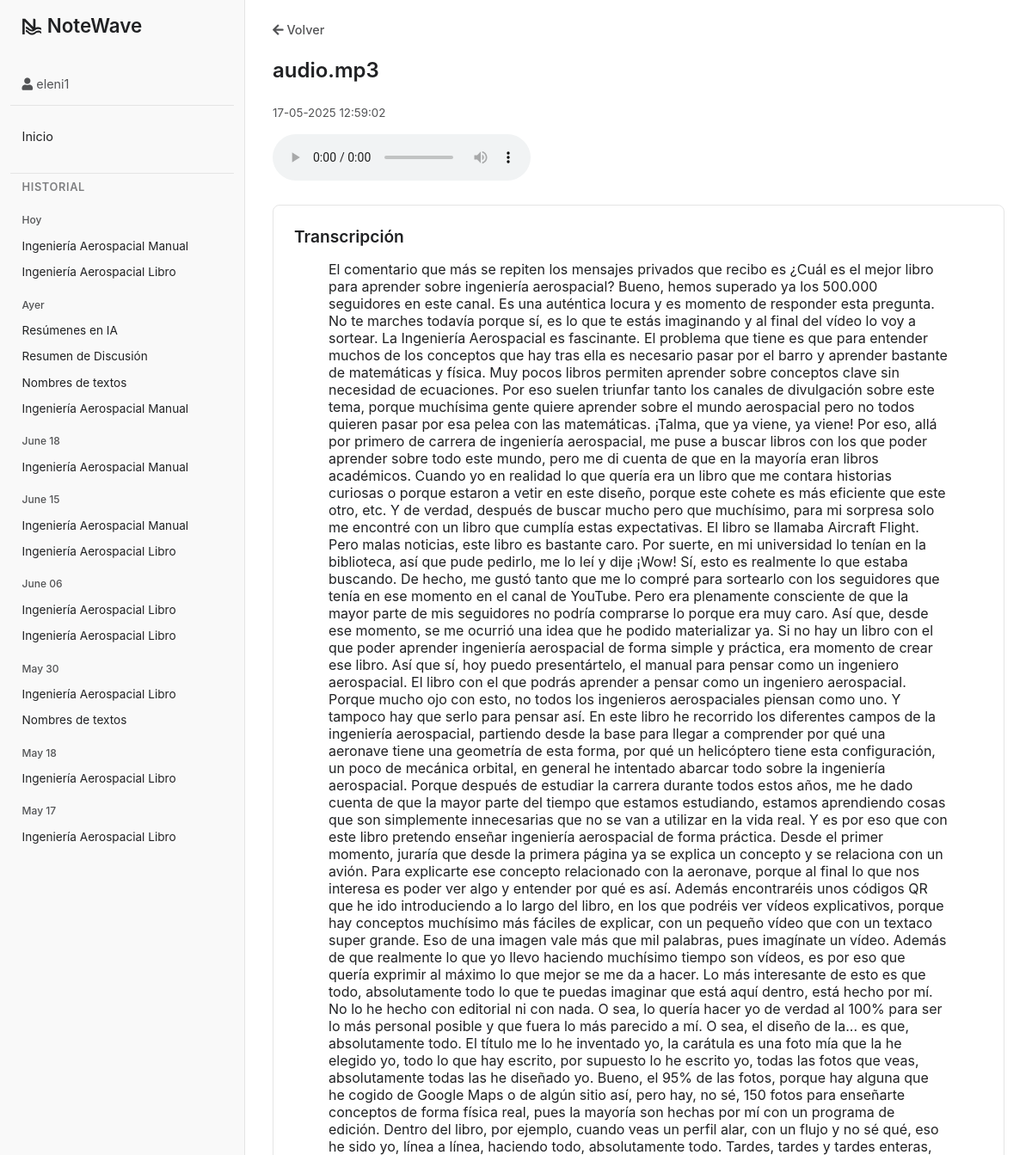
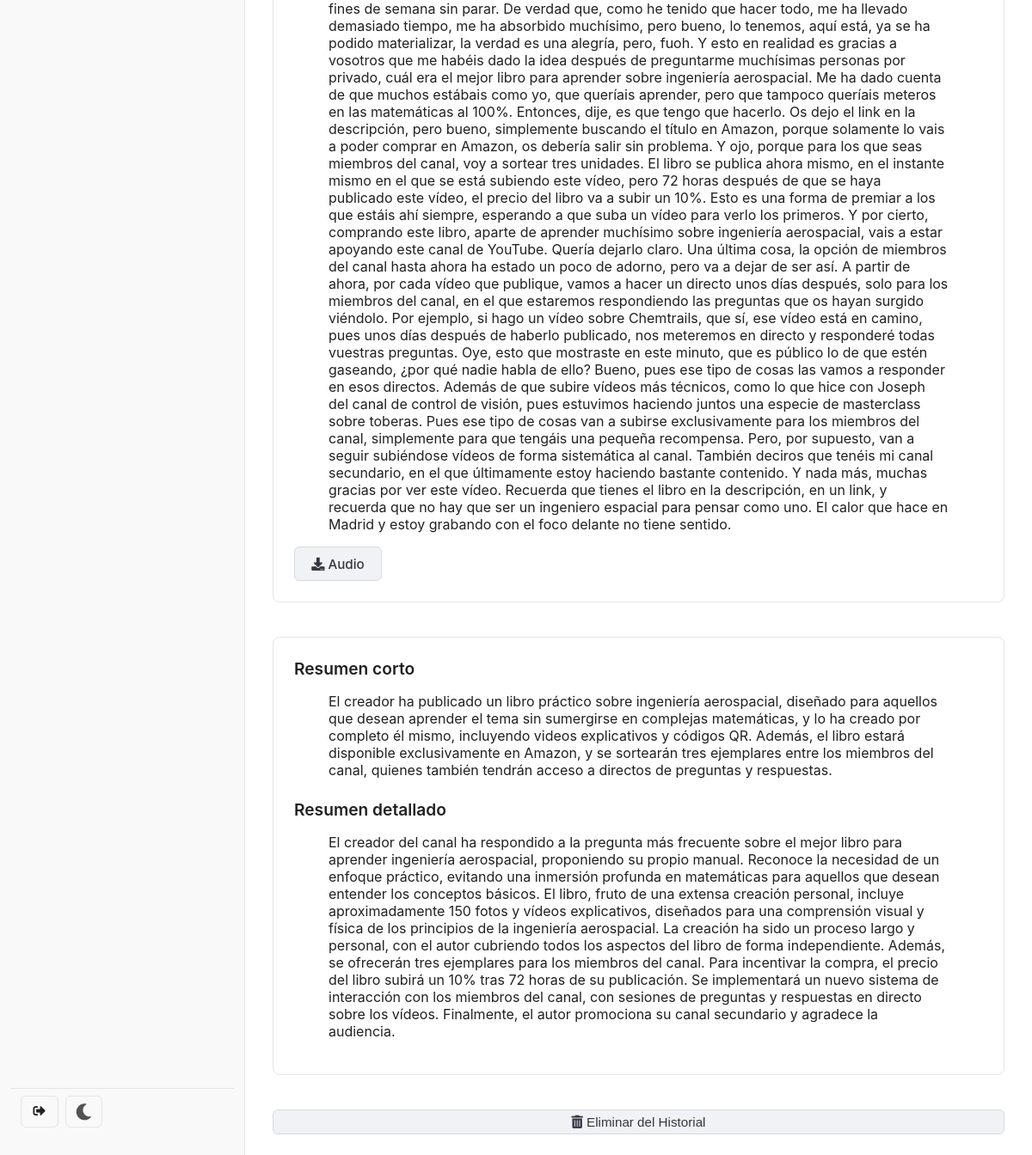
Page /history/26b0e722-ea5d-46cf-b6fd-9d5aa8053865 (signed in) on the committed database (2 pictures, top to bottom).
### app/models.py (models this page shows, shortened)
class User(db.Model, UserMixin):
    id            = db.Column(db.Integer, primary_key=True)
    username      = db.Column(db.String(80), unique=True, nullable=False)
    _password     = db.Column("password", db.String(128), nullable=False)
    created_at    = db.Column(db.DateTime, default=dt.datetime.utcnow)
    histories     = db.relationship("History", backref="owner", lazy=True,
                                    cascade="all, delete-orphan")
    @property
    def password(self): raise AttributeError("password is write-only")
    @password.setter
    def password(self, raw):
        self._password = bcrypt.generate_password_hash(raw).decode()

class History(db.Model):
    id            = db.Column(db.String(36), primary_key=True, default=lambda: str(uuid.uuid4()))
    timestamp     = db.Column(db.DateTime, default=dt.datetime.utcnow, index=True)
    filename      = db.Column(db.String(255))
    display_name  = db.Column(db.String(255))
    audio_path    = db.Column(db.String(255))
    audio_mime    = db.Column(db.String(40))
    transcription = db.Column(db.Text)
    summary_short = db.Column(db.Text)
    summary_long  = db.Column(db.Text)
    user_id       = db.Column(db.Integer, db.ForeignKey("user.id"), nullable=False)

### app/main/routes.py (the view)
@main_bp.route("/history/<history_id>")
@login_required
def history_detail(history_id):
    h = History.query.filter_by(id=history_id, owner=current_user).first_or_404()
    return render_template("history_detail.html", h=h)

### app/models.py (called while the page is built)
@login_manager.user_loader
def load_user(user_id):
    return User.query.get(int(user_id))

### app/templates/history_detail.html (shortened to what this page needs)
{% extends "base.html" %}
{% block content %}
  <a id="link-back" href="{{ url_for('main.dashboard') }}" class="back"><i class="fas fa-arrow-left"></i> Volver</a>
  <h2>{{ h.filename }}</h2>
  <p class="history-detail-date"><small>{{ h.timestamp.strftime("%d-%m-%Y %H:%M:%S") }}</small></p>
  <audio controls src="{{ url_for('main.download', filename=h.audio_path) }}"></audio>
  <div class="transcription">
    <h3>Transcripción</h3>
    <blockquote>{{ h.transcription }}</blockquote>
    <a id="btn-audio-download" class="btn" href="{{ url_for('main.download', filename=h.audio_path) }}"><i class="fas fa-download"></i> Audio</a>
  </div>
  <div class="summaries">
    <h3>Resumen corto</h3>
    <blockquote>{{ h.summary_short }}</blockquote>
    <h3>Resumen detallado</h3>
    <blockquote>{{ h.summary_long|safe }}</blockquote>
  </div>
  <form method="POST" action="{{ url_for('main.delete_history', history_id=h.id) }}" onsubmit="return confirm('¿Estás seguro de que quieres eliminar este elemento del historial?');" style="margin-top: 20px;">
    <button id="btn-delete-history" type="submit" class="btn btn-delete-history"><i class="fas fa-trash-alt"></i>  Eliminar del Historial</button>
  </form>
{% endblock %}

### app/templates/base.html (shortened to what this page needs)
<!DOCTYPE html><html lang="es">
<head>
  <link rel="stylesheet" href="https://cdnjs.cloudflare.com/ajax/libs/font-awesome/5.15.4/css/all.min.css">
  <link href="{{ url_for('static', filename='css/styles.css') }}" rel="stylesheet"/>
  <link href="{{ url_for('static', filename='css/loader.css') }}" rel="stylesheet"/>
</head>
<body class="{{ body_class if body_class else '' }}">
  <div class="sidebar">
    <div>
        <h1 class="logo">NoteWave</h1>
        {% if current_user.is_authenticated %}
          <p class="user"><i class="fas fa-user"></i> {{ current_user.username }}</p>
          <nav>
            <a href="{{ url_for('main.dashboard') }}" class="{% if request.endpoint == 'main.dashboard' %}active{% endif %}">Inicio</a>
          </nav>
          {% if histories_by_day %}
            <div class="sidebar-history">
              <h3>Historial</h3>
              {% for day_string, day_histories in histories_by_day.items() %}
                <div class="history-day-group">
                  <p class="history-day-label">{{ day_string }}</p>
                  <ul>
                    {% for h in day_histories %}
                      <li>
                        <a href="{{ url_for('main.history_detail', history_id=h.id) }}" title="{{ h.filename }} - {{ h.timestamp.strftime('%H:%M') }}">
                          {{ h.display_name|truncate(25) if h.display_name else h.filename|truncate(25) }}
                        </a>
                      </li>
                    {% endfor %}
                  </ul>
                </div>
              {% endfor %}
            </div>
          {% endif %}
        {% endif %}
    </div>
    <div class="sidebar-bottom" style="display: flex; align-items: center;">
        {% if current_user.is_authenticated %}
            <a href="{{ url_for('auth.logout') }}" class="theme-toggle-btn" title="Salir" style="margin-right: 8px;">
                <i class="fas fa-sign-out-alt"></i>
            </a>
        {% endif %}
        <button id="theme-toggle-btn" class="theme-toggle-btn" title="Cambiar Tema"><i class="fas fa-moon"></i></button>
    </div>
  </div>
  <main>
      {% block content %}{% endblock %}
  </main>
</body></html>

### rows in the picture
User: username "eleni1"
History: display_name "Ingeniería Aerospacial Manual"
History: display_name "Ingeniería Aerospacial Libro"
History: display_name "Resúmenes en IA"
History: display_name "Resumen de Discusión"
History: display_name "Nombres de textos"
History: display_name "Ingeniería Aerospacial Manual"
History: display_name "Ingeniería Aerospacial Manual"
History: display_name "Ingeniería Aerospacial Manual"
History: display_name "Ingeniería Aerospacial Libro"
History: display_name "Ingeniería Aerospacial Libro"
History: display_name "Ingeniería Aerospacial Libro"
History: display_name "Ingeniería Aerospacial Libro"
History: display_name "Nombres de textos"
History: display_name "Ingeniería Aerospacial Libro"
History: display_name "Ingeniería Aerospacial Libro", filename "audio.mp3", timestamp "17-05-2025 12:59:02", transcription "El comentario que más se repiten los mensajes privados que recibo es ¿Cuál es el mejor libro para aprender sobre ingeniería aerospacial? Bueno, hemos superado ya los 500.000 seguidores en este canal. Es una auténtica locura y es momento de responder esta pregunta. No te marches todavía porque sí, es lo que te estás imaginando y al final del vídeo lo voy a sortear. La Ingeniería Aerospacial es fascinante. El problema que tiene es que para entender muchos de los conceptos que hay tras ella es necesario pasar por el barro y aprender bastante de matemáticas y física. Muy pocos libros permiten aprender sobre conceptos clave sin necesidad de ecuaciones. Por eso suelen triunfar tanto los canales…", summary_short "El creador ha publicado un libro práctico sobre ingeniería aerospacial, diseñado para aquellos que desean aprender el tema sin sumergirse en complejas matemáticas, y lo ha creado por completo él mismo, incluyendo videos explicativos y códigos QR. Además, el libro estará disponible exclusivamente en Amazon, y se sortearán tres ejemplares entre los miembros del canal, quienes también tendrán acceso a directos de preguntas y respuestas.", summary_long "El creador del canal ha respondido a la pregunta más frecuente sobre el mejor libro para aprender ingeniería aerospacial, proponiendo su propio manual. Reconoce la necesidad de un enfoque práctico, evitando una inmersión profunda en matemáticas para aquellos que desean entender los conceptos básicos. El libro, fruto de una extensa creación personal, incluye aproximadamente 150 fotos y vídeos explicativos, diseñados para una comprensión visual y física de los principios de la ingeniería aerospacial. La creación ha sido un proceso largo y personal, con el autor cubriendo todos los aspectos del libro de forma independiente. Además, se ofrecerán tres ejemplares para los miembros del canal. Para…"

### other values in the picture
{{ day_string }} "Hoy" "Ayer" "June 18" "June 15" "June 06" "May 30" "May 18" "May 17"
